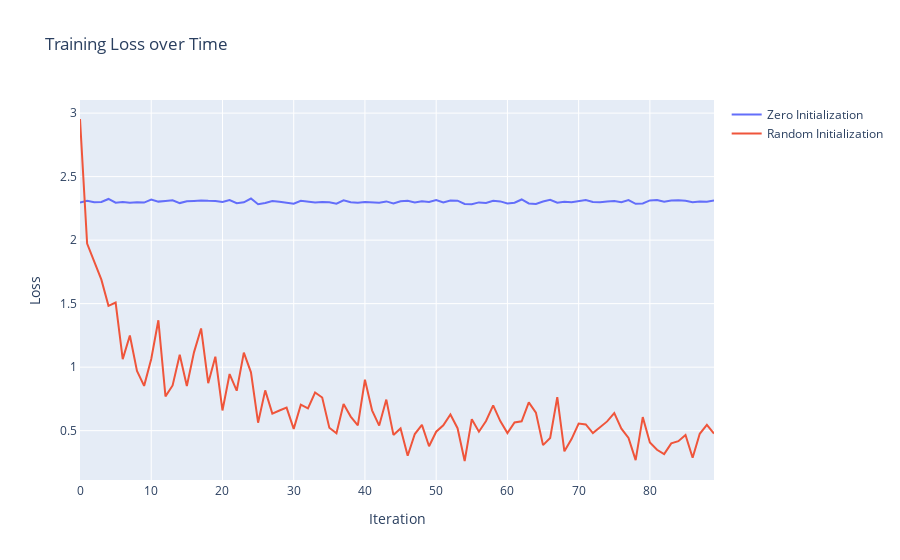

The cell this chart's notebook holds for it:
### Code cell
# Create the figure
fig = go.Figure()

# Add the loss curve data for both initializations
fig.add_trace(go.Scatter(y=loss_list_zero, mode='lines', name='Zero Initialization'))
fig.add_trace(go.Scatter(y=loss_list_random, mode='lines', name='Random Initialization'))

# Set the layout for the figure
fig.update_layout(
    title='Training Loss over Time',
    xaxis_title='Iteration',
    yaxis_title='Loss',
    xaxis=dict(showgrid=True, showline=True, showticklabels=True),
    yaxis=dict(showgrid=True, showline=True, showticklabels=True)
)

# Display the figure
fig.show()

### Figure 1 — Plotly figure (JSON) as saved in the notebook; plotly's stock layout.template omitted (floating-point values rounded to 4 significant figures)
{"data": [{"mode": "lines", "name": "Zero Initialization", "type": "scatter", "y": [2.296, 2.31, 2.298, 2.3, 2.324, 2.295, 2.301, 2.295, 2.299, 2.296, 2.319, 2.303, 2.309, 2.314, 2.292, 2.306, 2.309, 2.312, 2.309, 2.309, 2.3, 2.315, 2.29, 2.298, 2.327, 2.283, 2.293, 2.308, 2.303, 2.295, 2.286, 2.31, 2.303, 2.297, 2.3, 2.299, 2.287, 2.313, 2.298, 2.294, 2.299, 2.299, 2.295, 2.305, 2.289, 2.306, 2.31, 2.297, 2.306, 2.301, 2.316, 2.296, 2.313, 2.31, 2.284, 2.282, 2.297, 2.292, 2.309, 2.305, 2.289, 2.295, 2.32, 2.289, 2.285, 2.305, 2.318, 2.295, 2.303, 2.298, 2.304, 2.315, 2.301, 2.297, 2.304, 2.307, 2.299, 2.316, 2.286, 2.289, 2.313, 2.315, 2.302, 2.312, 2.315, 2.311, 2.299, 2.304, 2.301, 2.311]}, {"mode": "lines", "name": "Random Initialization", "type": "scatter", "y": [2.954, 1.973, 1.831, 1.689, 1.482, 1.509, 1.063, 1.249, 0.9694, 0.8526, 1.064, 1.369, 0.7701, 0.8561, 1.098, 0.8513, 1.116, 1.305, 0.8735, 1.082, 0.6592, 0.9457, 0.8145, 1.115, 0.9592, 0.5626, 0.8172, 0.6341, 0.6588, 0.6808, 0.514, 0.7046, 0.6749, 0.8006, 0.761, 0.5227, 0.48, 0.7092, 0.6107, 0.5412, 0.9009, 0.66, 0.5399, 0.7446, 0.4666, 0.5179, 0.3025, 0.4736, 0.5459, 0.3774, 0.4919, 0.5422, 0.6272, 0.5194, 0.2612, 0.5904, 0.4917, 0.5761, 0.6998, 0.5752, 0.4811, 0.5643, 0.5734, 0.7224, 0.642, 0.3862, 0.4426, 0.7631, 0.3378, 0.4337, 0.5566, 0.5486, 0.4812, 0.5256, 0.5729, 0.6391, 0.5159, 0.4427, 0.2678, 0.6066, 0.4075, 0.3495, 0.3153, 0.4001, 0.4169, 0.4659, 0.2865, 0.4751, 0.5463, 0.4772]}], "layout": {"title": {"text": "Training Loss over Time"}, "xaxis": {"showgrid": true, "showline": true, "showticklabels": true, "title": {"text": "Iteration"}}, "yaxis": {"showgrid": true, "showline": true, "showticklabels": true, "title": {"text": "Loss"}}}}
